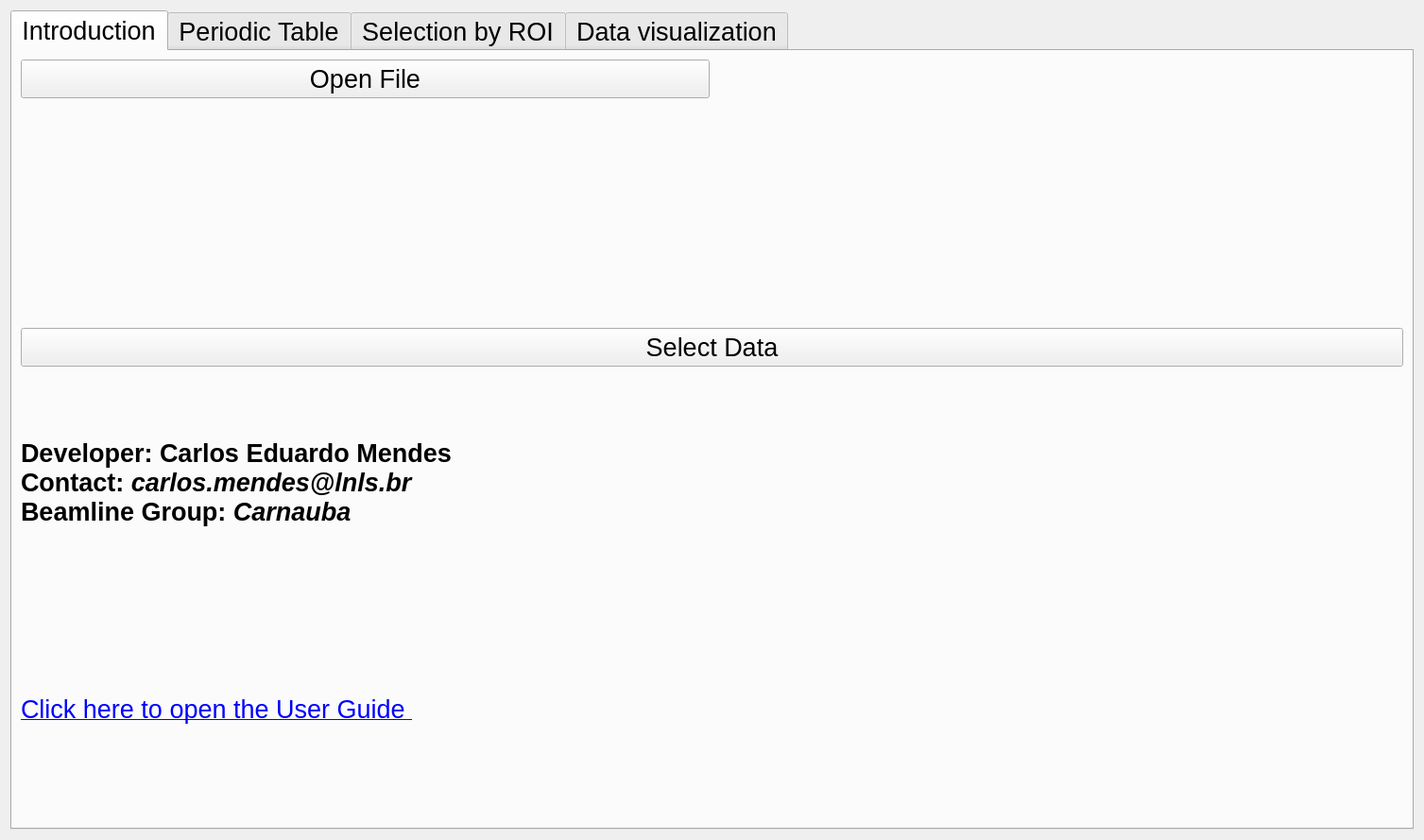
<?xml version="1.0" encoding="UTF-8"?>
<ui version="4.0">
 <class>XRF_interface</class>
 <widget class="QWidget" name="XRF_interface">
  <property name="geometry">
   <rect>
    <x>0</x>
    <y>0</y>
    <width>1507</width>
    <height>872</height>
   </rect>
  </property>
  <property name="maximumSize">
   <size>
    <width>1507</width>
    <height>872</height>
   </size>
  </property>
  <property name="font">
   <font>
    <pointsize>20</pointsize>
   </font>
  </property>
  <property name="windowTitle">
   <string>XRF Interface</string>
  </property>
  <layout class="QGridLayout" name="gridLayout">
   <item row="0" column="0">
    <widget class="QTabWidget" name="tabs">
     <property name="currentIndex">
      <number>0</number>
     </property>
     <widget class="QWidget" name="intro_tab">
      <attribute name="title">
       <string>Introduction</string>
      </attribute>
      <layout class="QGridLayout" name="gridLayout_3">
       <item row="0" column="0">
        <widget class="QPushButton" name="open_file_button">
         <property name="minimumSize">
          <size>
           <width>111</width>
           <height>41</height>
          </size>
         </property>
         <property name="text">
          <string>Open File</string>
         </property>
        </widget>
       </item>
       <item row="1" column="0" colspan="2">
        <widget class="Hdf5TreeView" name="treeview" native="true">
         <property name="maximumSize">
          <size>
           <width>1051</width>
           <height>231</height>
          </size>
         </property>
        </widget>
       </item>
       <item row="2" column="0" colspan="2">
        <widget class="QPushButton" name="select_data_button">
         <property name="minimumSize">
          <size>
           <width>211</width>
           <height>41</height>
          </size>
         </property>
         <property name="text">
          <string>Select Data</string>
         </property>
        </widget>
       </item>
       <item row="3" column="0" colspan="2">
        <widget class="QLabel" name="developer_label">
         <property name="text">
          <string>&lt;b&gt;Developer: Carlos Eduardo Mendes &lt;br&gt;
  Contact: &lt;i&gt;carlos.mendes@lnls.br&lt;/i&gt;&lt;/b&gt;&lt;br&gt;
&lt;b&gt;Beamline Group: &lt;i&gt;Carnauba&lt;/i&gt;&lt;/ b&gt;</string>
         </property>
        </widget>
       </item>
       <item row="4" column="0" colspan="2">
        <widget class="QLabel" name="help_link">
         <property name="text">
          <string>&lt;a href=http://www.cnpem.br target:&quot;_blank&quot;&gt; Click here to open the User Guide &lt;/a&gt; </string>
         </property>
         <property name="openExternalLinks">
          <bool>true</bool>
         </property>
        </widget>
       </item>
      </layout>
     </widget>
     <widget class="QWidget" name="Periodic_tab">
      <attribute name="title">
       <string>Periodic Table</string>
      </attribute>
      <layout class="QVBoxLayout" name="verticalLayout">
       <item>
        <widget class="ElementsInfo" name="f" native="true">
         <property name="minimumSize">
          <size>
           <width>1051</width>
           <height>411</height>
          </size>
         </property>
        </widget>
       </item>
       <item>
        <layout class="QHBoxLayout" name="horizontalLayout">
         <item>
          <widget class="QPushButton" name="bot_Ka">
           <property name="minimumSize">
            <size>
             <width>131</width>
             <height>41</height>
            </size>
           </property>
           <property name="maximumSize">
            <size>
             <width>131</width>
             <height>41</height>
            </size>
           </property>
           <property name="text">
            <string>Ka</string>
           </property>
           <property name="checkable">
            <bool>true</bool>
           </property>
          </widget>
         </item>
         <item>
          <widget class="QPushButton" name="bot_Kb">
           <property name="minimumSize">
            <size>
             <width>131</width>
             <height>41</height>
            </size>
           </property>
           <property name="maximumSize">
            <size>
             <width>131</width>
             <height>41</height>
            </size>
           </property>
           <property name="text">
            <string>Kb</string>
           </property>
           <property name="checkable">
            <bool>true</bool>
           </property>
          </widget>
         </item>
         <item>
          <widget class="QPushButton" name="bot_La">
           <property name="minimumSize">
            <size>
             <width>131</width>
             <height>41</height>
            </size>
           </property>
           <property name="maximumSize">
            <size>
             <width>131</width>
             <height>41</height>
            </size>
           </property>
           <property name="text">
            <string>La</string>
           </property>
           <property name="checkable">
            <bool>true</bool>
           </property>
          </widget>
         </item>
         <item>
          <widget class="QPushButton" name="bot_Lb">
           <property name="minimumSize">
            <size>
             <width>131</width>
             <height>41</height>
            </size>
           </property>
           <property name="maximumSize">
            <size>
             <width>131</width>
             <height>41</height>
            </size>
           </property>
           <property name="text">
            <string>Lb</string>
           </property>
           <property name="checkable">
            <bool>true</bool>
           </property>
          </widget>
         </item>
        </layout>
       </item>
       <item>
        <layout class="QHBoxLayout" name="horizontalLayout_2">
         <item>
          <widget class="QPushButton" name="bot1">
           <property name="minimumSize">
            <size>
             <width>171</width>
             <height>41</height>
            </size>
           </property>
           <property name="text">
            <string>Add Roi and Show Energy Line</string>
           </property>
          </widget>
         </item>
         <item>
          <widget class="QPushButton" name="bot2">
           <property name="minimumSize">
            <size>
             <width>171</width>
             <height>41</height>
            </size>
           </property>
           <property name="text">
            <string>Clear Graph</string>
           </property>
          </widget>
         </item>
        </layout>
       </item>
       <item>
        <widget class="PyDMScatterPlot" name="sc">
         <property name="sizePolicy">
          <sizepolicy hsizetype="Minimum" vsizetype="Expanding">
           <horstretch>0</horstretch>
           <verstretch>0</verstretch>
          </sizepolicy>
         </property>
         <property name="minimumSize">
          <size>
           <width>1051</width>
           <height>291</height>
          </size>
         </property>
         <property name="toolTip">
          <string/>
         </property>
         <property name="autoFillBackground">
          <bool>false</bool>
         </property>
         <property name="backgroundBrush">
          <brush brushstyle="SolidPattern">
           <color alpha="253">
            <red>255</red>
            <green>255</green>
            <blue>255</blue>
           </color>
          </brush>
         </property>
         <property name="foregroundBrush">
          <brush brushstyle="NoBrush">
           <color alpha="255">
            <red>0</red>
            <green>0</green>
            <blue>0</blue>
           </color>
          </brush>
         </property>
         <property name="showXGrid">
          <bool>true</bool>
         </property>
         <property name="showYGrid">
          <bool>true</bool>
         </property>
         <property name="axisColor">
          <color>
           <red>0</red>
           <green>0</green>
           <blue>0</blue>
          </color>
         </property>
         <property name="showRightAxis">
          <bool>false</bool>
         </property>
         <property name="showLegend">
          <bool>false</bool>
         </property>
         <property name="curves">
          <stringlist/>
         </property>
        </widget>
       </item>
      </layout>
     </widget>
     <widget class="QWidget" name="Channel_tab">
      <attribute name="title">
       <string>Selection by ROI</string>
      </attribute>
      <layout class="QVBoxLayout" name="verticalLayout_2">
       <item>
        <widget class="PyDMWaveformPlot" name="p1">
         <property name="minimumSize">
          <size>
           <width>1021</width>
           <height>381</height>
          </size>
         </property>
         <property name="toolTip">
          <string/>
         </property>
         <property name="backgroundBrush">
          <brush brushstyle="SolidPattern">
           <color alpha="255">
            <red>255</red>
            <green>255</green>
            <blue>255</blue>
           </color>
          </brush>
         </property>
         <property name="foregroundBrush">
          <brush brushstyle="NoBrush">
           <color alpha="255">
            <red>0</red>
            <green>0</green>
            <blue>0</blue>
           </color>
          </brush>
         </property>
         <property name="axisColor">
          <color>
           <red>0</red>
           <green>0</green>
           <blue>0</blue>
          </color>
         </property>
        </widget>
       </item>
       <item>
        <layout class="QHBoxLayout" name="horizontalLayout_4">
         <item>
          <widget class="QLabel" name="channel_chmin">
           <property name="sizePolicy">
            <sizepolicy hsizetype="Minimum" vsizetype="Preferred">
             <horstretch>0</horstretch>
             <verstretch>0</verstretch>
            </sizepolicy>
           </property>
           <property name="text">
            <string>Min. ROI</string>
           </property>
           <property name="alignment">
            <set>Qt::AlignRight|Qt::AlignTrailing|Qt::AlignVCenter</set>
           </property>
          </widget>
         </item>
         <item>
          <widget class="QLineEdit" name="channel_chmin_edit">
           <property name="sizePolicy">
            <sizepolicy hsizetype="Maximum" vsizetype="Fixed">
             <horstretch>0</horstretch>
             <verstretch>0</verstretch>
            </sizepolicy>
           </property>
           <property name="inputMethodHints">
            <set>Qt::ImhPreferNumbers</set>
           </property>
           <property name="text">
            <string>9 </string>
           </property>
          </widget>
         </item>
         <item>
          <widget class="QLabel" name="channel_chmax">
           <property name="sizePolicy">
            <sizepolicy hsizetype="Minimum" vsizetype="Preferred">
             <horstretch>0</horstretch>
             <verstretch>0</verstretch>
            </sizepolicy>
           </property>
           <property name="minimumSize">
            <size>
             <width>46</width>
             <height>52</height>
            </size>
           </property>
           <property name="text">
            <string>Max ROI</string>
           </property>
           <property name="alignment">
            <set>Qt::AlignRight|Qt::AlignTrailing|Qt::AlignVCenter</set>
           </property>
          </widget>
         </item>
         <item>
          <widget class="QLineEdit" name="channel_chmax_edit">
           <property name="sizePolicy">
            <sizepolicy hsizetype="Maximum" vsizetype="Fixed">
             <horstretch>0</horstretch>
             <verstretch>0</verstretch>
            </sizepolicy>
           </property>
           <property name="text">
            <string>9</string>
           </property>
          </widget>
         </item>
         <item>
          <widget class="QPushButton" name="channel_change_button">
           <property name="sizePolicy">
            <sizepolicy hsizetype="Maximum" vsizetype="Fixed">
             <horstretch>0</horstretch>
             <verstretch>0</verstretch>
            </sizepolicy>
           </property>
           <property name="minimumSize">
            <size>
             <width>80</width>
             <height>51</height>
            </size>
           </property>
           <property name="text">
            <string>Change ROI</string>
           </property>
          </widget>
         </item>
        </layout>
       </item>
       <item>
        <layout class="QHBoxLayout" name="horizontalLayout_3">
         <item>
          <widget class="QLabel" name="channel_title">
           <property name="sizePolicy">
            <sizepolicy hsizetype="Maximum" vsizetype="Preferred">
             <horstretch>0</horstretch>
             <verstretch>0</verstretch>
            </sizepolicy>
           </property>
           <property name="minimumSize">
            <size>
             <width>46</width>
             <height>52</height>
            </size>
           </property>
           <property name="text">
            <string>Title</string>
           </property>
           <property name="alignment">
            <set>Qt::AlignRight|Qt::AlignTrailing|Qt::AlignVCenter</set>
           </property>
          </widget>
         </item>
         <item>
          <widget class="QLineEdit" name="channel_title_edit">
           <property name="sizePolicy">
            <sizepolicy hsizetype="Minimum" vsizetype="Fixed">
             <horstretch>0</horstretch>
             <verstretch>0</verstretch>
            </sizepolicy>
           </property>
           <property name="text">
            <string>New roi</string>
           </property>
          </widget>
         </item>
         <item>
          <widget class="QCheckBox" name="Energy_check">
           <property name="sizePolicy">
            <sizepolicy hsizetype="Maximum" vsizetype="Fixed">
             <horstretch>0</horstretch>
             <verstretch>0</verstretch>
            </sizepolicy>
           </property>
           <property name="minimumSize">
            <size>
             <width>71</width>
             <height>21</height>
            </size>
           </property>
           <property name="text">
            <string>Energy axis</string>
           </property>
          </widget>
         </item>
        </layout>
       </item>
       <item>
        <widget class="QPushButton" name="Bot_roi">
         <property name="minimumSize">
          <size>
           <width>1041</width>
           <height>51</height>
          </size>
         </property>
         <property name="text">
          <string>Add Roi</string>
         </property>
        </widget>
       </item>
      </layout>
      <zorder>p1</zorder>
      <zorder></zorder>
      <zorder>Bot_roi</zorder>
     </widget>
     <widget class="QWidget" name="image_tab">
      <attribute name="title">
       <string>Data visualization</string>
      </attribute>
      <layout class="QGridLayout" name="gridLayout_2">
       <item row="0" column="0" rowspan="4">
        <widget class="ImageView" name="p2" native="true">
         <property name="minimumSize">
          <size>
           <width>461</width>
           <height>381</height>
          </size>
         </property>
        </widget>
       </item>
       <item row="0" column="1" rowspan="4">
        <widget class="QTableWidget" name="table">
         <property name="minimumSize">
          <size>
           <width>231</width>
           <height>391</height>
          </size>
         </property>
         <property name="editTriggers">
          <set>QAbstractItemView::NoEditTriggers</set>
         </property>
         <property name="selectionBehavior">
          <enum>QAbstractItemView::SelectRows</enum>
         </property>
         <property name="showGrid">
          <bool>false</bool>
         </property>
        </widget>
       </item>
       <item row="4" column="0" colspan="3">
        <widget class="PyDMScatterPlot" name="p3">
         <property name="minimumSize">
          <size>
           <width>991</width>
           <height>251</height>
          </size>
         </property>
         <property name="toolTip">
          <string/>
         </property>
         <property name="backgroundBrush">
          <brush brushstyle="SolidPattern">
           <color alpha="255">
            <red>255</red>
            <green>255</green>
            <blue>255</blue>
           </color>
          </brush>
         </property>
         <property name="foregroundBrush">
          <brush brushstyle="NoBrush">
           <color alpha="255">
            <red>0</red>
            <green>0</green>
            <blue>0</blue>
           </color>
          </brush>
         </property>
        </widget>
       </item>
       <item row="0" column="2">
        <widget class="QPushButton" name="Rgb_button">
         <property name="minimumSize">
          <size>
           <width>131</width>
           <height>51</height>
          </size>
         </property>
         <property name="text">
          <string>RGB</string>
         </property>
        </widget>
       </item>
       <item row="1" column="2">
        <widget class="QPushButton" name="image_button">
         <property name="minimumSize">
          <size>
           <width>131</width>
           <height>51</height>
          </size>
         </property>
         <property name="text">
          <string>Image Preview</string>
         </property>
        </widget>
       </item>
       <item row="2" column="2">
        <widget class="QPushButton" name="delete_table">
         <property name="minimumSize">
          <size>
           <width>131</width>
           <height>51</height>
          </size>
         </property>
         <property name="text">
          <string>Delete Row</string>
         </property>
        </widget>
       </item>
      </layout>
     </widget>
    </widget>
   </item>
  </layout>
 </widget>
 <customwidgets>
  <customwidget>
   <class>PyDMWaveformPlot</class>
   <extends>QGraphicsView</extends>
   <header>pydm.widgets.waveformplot</header>
  </customwidget>
  <customwidget>
   <class>PyDMScatterPlot</class>
   <extends>QGraphicsView</extends>
   <header>pydm.widgets.scatterplot</header>
  </customwidget>
  <customwidget>
   <class>ElementsInfo</class>
   <extends>QWidget</extends>
   <header>ElementsInfo</header>
   <container>1</container>
  </customwidget>
  <customwidget>
   <class>Hdf5TreeView</class>
   <extends>QWidget</extends>
   <header>silx.gui.hdf5</header>
   <container>1</container>
  </customwidget>
  <customwidget>
   <class>ImageView</class>
   <extends>QWidget</extends>
   <header>pyqtgraph</header>
   <container>1</container>
  </customwidget>
 </customwidgets>
 <resources/>
 <connections/>
</ui>
